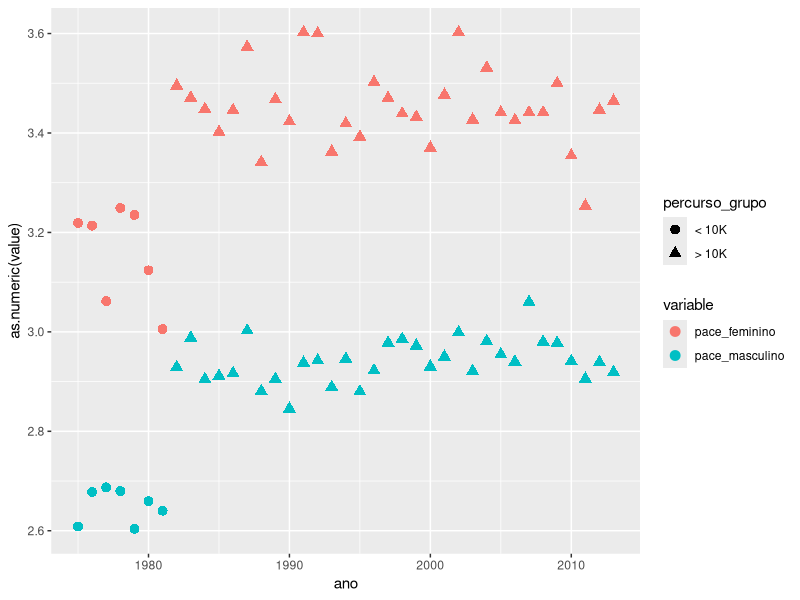
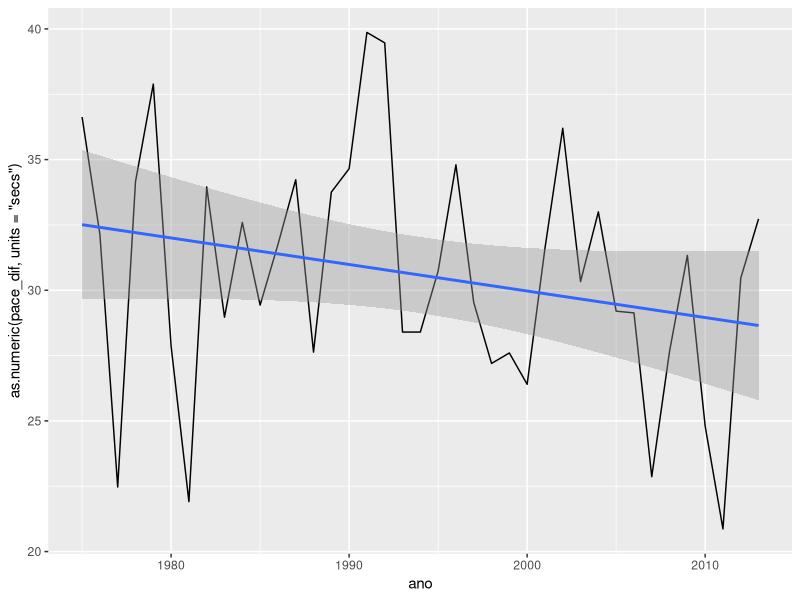
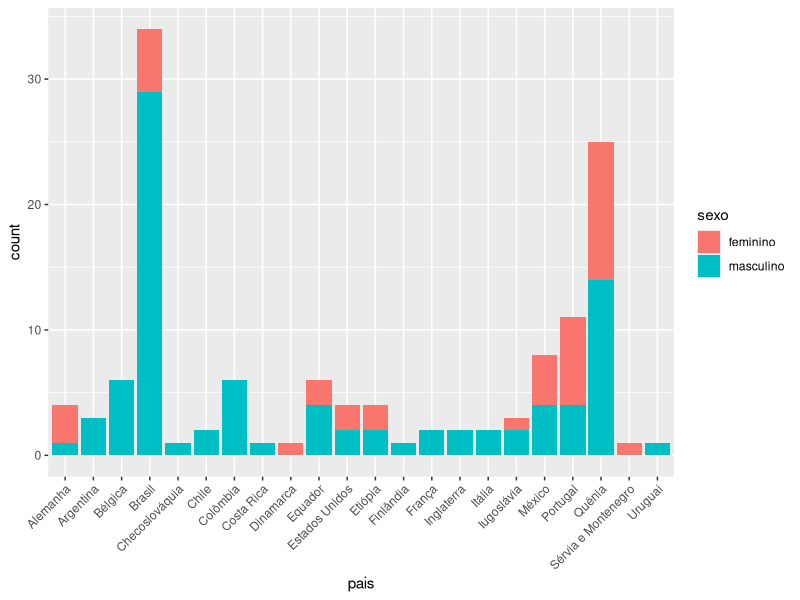
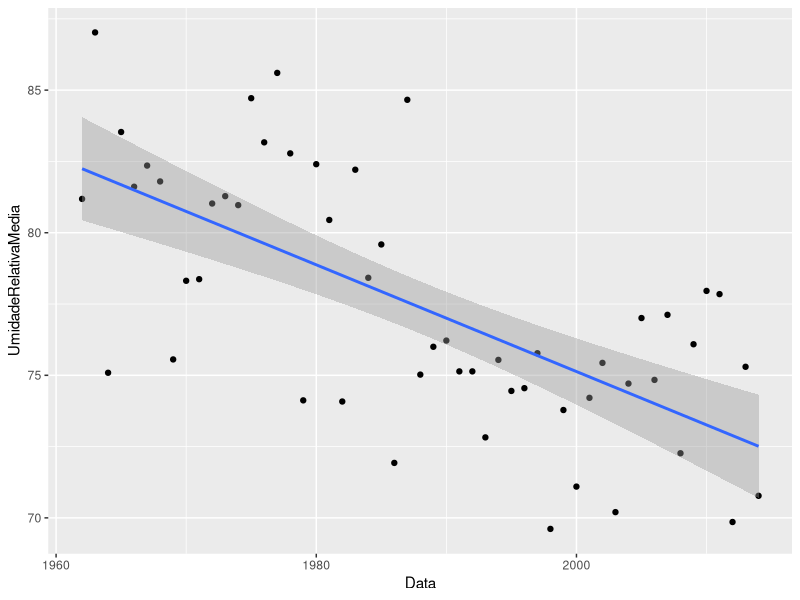
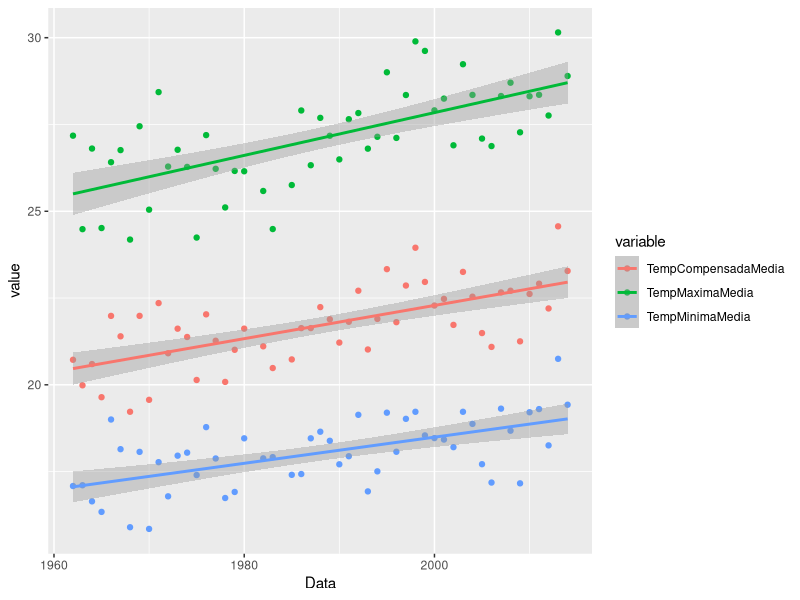

These figures' R source, in order:

library(ggplot2)
library(dplyr)
library(tidyr)
library(lubridate)

ss <- read.csv('saosilvestre.csv', header=TRUE, stringsAsFactor=FALSE)
ss <- ss %>%
  mutate(data=ISOdate(ano, 12, 1), 
         horario=paste(format(data, '%Y-%m-%d'), horario),
         tempo=as.difftime(tempo),
         pace=1000*tempo/percurso) %>% # criar data e pace e formatar tempo e horario
  arrange(ano, tempo) %>%              # ordenar por tempo
  group_by(ano) %>%                    # agrupar por ano e marcar masculino e feminino
  mutate(sexo=if (n() == 1) 'masculino' else c('masculino', 'feminino')) %>%
  ungroup

## limpeza de dados
# dados faltantes
idx <- grep('^-', ss$pais)
ss[idx[1], 'pais'] <- 'Brasil'
ss[idx[2], 'pais'] <- 'Quênia'

idx <- grep('^$', ss$pais)
ss[idx, 'pais'] <- 'Brasil'

# percurso errado - atualiza o percurso e recalcula o pace.
# o pace ajuda a identificar o percurso errado
ss[which(ss$pace > 4),]$percurso <- 15000
ss <- ss %>% mutate(pace=1000*tempo/percurso)

# agrupamento por ano para comparar masculino e feminino
ss_ano <- ss %>%
  group_by(ano) %>% 
  summarise(corrida=n(), masculino=min(tempo), feminino=max(tempo), percurso=max(percurso)) %>%
  mutate(pace_masculino=1000*masculino/percurso, pace_feminino=1000*feminino/percurso) %>%
  mutate(percurso_grupo=cut(percurso, breaks=c(0,10000, 15000), labels=c('< 10K', '> 10K'))) %>%
  mutate(pace_dif=pace_feminino-pace_masculino) %>%
  select(ano, corrida, percurso_grupo, pace_masculino, pace_feminino, pace_dif)

ss_ano_m <- gather(as.data.frame(ss_ano), variable, value, -ano, -corrida, -percurso_grupo, -pace_dif)

ggplot(data=filter(ss_ano_m, corrida == 2), aes(x=ano, y=as.numeric(value), colour=variable, shape=percurso_grupo)) +
  geom_point(size=3)

ggplot(data=filter(ss_ano, corrida == 2), aes(x=ano, y=as.numeric(pace_dif, units='secs'))) +
  geom_line() + stat_smooth(method='lm')

ggplot(data=ss, aes(pais, fill=sexo)) +
  geom_bar() +
  theme(axis.text.x=element_text(angle=45, hjust=1))

# análise da regressão pace_dif ~ ano
fit <- lm(as.numeric(pace_dif) ~ ano, data=filter(ss_ano, corrida == 2))
summary(fit)

# análise de temperatura
temp <- read.csv('temperatura.csv', header=TRUE, stringsAsFactor=FALSE)
temp <- temp %>%
  mutate(Data=dmy(Data))
# mutate(Data=as.Date(Data, format='%d/%m/%Y'))

ggplot(data=temp, aes(x=Data, y=UmidadeRelativaMedia)) + geom_point() + stat_smooth(method='lm')

fit <- lm(as.numeric(UmidadeRelativaMedia) ~ year(Data), data=temp)
summary(fit)

ggplot(data=gather(temp, variable, value, -Data, -UmidadeRelativaMedia), aes(x=Data, y=value, colour=variable)) +
  geom_point() + stat_smooth(method='lm')

fit <- lm(as.numeric(TempCompensadaMedia) ~ year(Data), data=temp)
summary(fit)

# relacionando pace masculino e UmidadeRelativaMedia e TempCompensadaMedia

